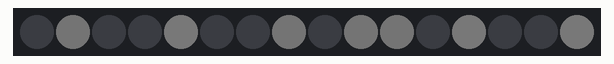
A sketch run on a simulated Arduino Uno, built with avr-gcc and run on an emulated ATmega328P. On the bench: 16 RGB LEDs in strip order, left to right. Dim RGB values are drawn brighter than linear; random numbers use the default seed unless the sketch sets one.

Above: at 1.41 s.
At 10.21 s:
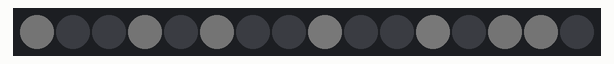
At 14.02 s:
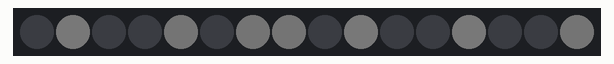
At 18.55 s:
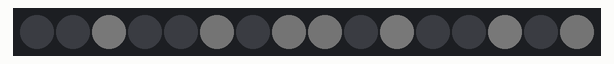
At 26.3 s:
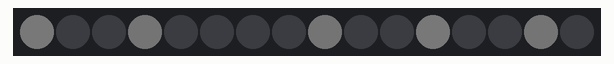
At 39.53 s:
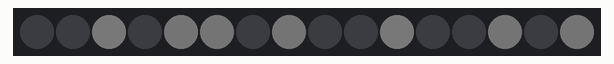

The sketch:

PixeLamp.ino
```cpp
#include "Tlc5940.h"
#include "hsv2rgb.h"

#define NUM_LEDS 10

struct RGB { byte r; byte g; byte b; };

// Candle Mode variables


// the start of the flicker (low)
static int CandFlicker_low_min = 200;
static int CandFlicker_low_max = 240;
// the end value of the flicker (high)
static int CandFlicker_high_min = 230;
static int CandFlicker_high_max = 255;
// delay between each low-high-low cycle
// low->high |flicker_hold| high->low
static int CandFlicker_hold_min = 40; // milliseconds
static int CandFlicker_hold_max = 80; // milliseconds
// delay after each low-high-low cycle
// low->high->low |flicker_pause| low->high...
static int CandFlicker_pause_min = 100; // milliseconds
static int CandFlicker_pause_max = 200;  // milliseconds
// delay low to high and high to low cycle
static int CandFlicker_speed_min = 900; // microseconds
static int CandFlicker_speed_max = 1000; // microseconds


RGB rgb;
int global_dim=16;

void setup(){

	Tlc.init();
}

void loop(){

	randomSeed(millis());

	int wait=random(1,5);
	int dim=random(6,6);
	int max_cycles=8;
	int cycles=random(1,max_cycles+1);

	rainbowCycle(wait,cycles,dim);

}

void setLed(byte num,int red,int green,int blue){

	if(global_dim){
		red=red/global_dim;
		green=green/global_dim;
		blue=blue/global_dim;
	}

	Tlc.set(num*3,red);
	Tlc.set(num*3+1,green);
	Tlc.set(num*3+2,blue);

}

void rainbowCycle(uint8_t wait,byte cycle,byte dim) {

  int cycles, j, k;

  for(cycles=0;cycles<cycle;cycles++){

    byte dir=random(0,2);
    k=255;

    for (j=0; j < 256; j++,k--) {     // cycles of all colors in the wheel

      if(k<0)k=255;

   // Tlc.clear();

      for(int i=0; i<NUM_LEDS; i+=1) {

        Wheel(((i * 256 / NUM_LEDS) + (dir==0?j:k)) % 256,dim);
        setLed(i,rgb.r*16,rgb.g*16,rgb.b*16);


      }
	Tlc.update();
      delay(wait);
    }
  }
}

void LedsCandle2(){
  int CandFlicker_random_low_start = 0;
int CandFlicker_random_low_end = 0;
int CandFlicker_random_high = 0;
int CandFlicker_random_speed_start = 0;
int CandFlicker_random_speed_end = 0;

  int hue = 19;
int sat = 255;
int val;
   // random time for low
  CandFlicker_random_low_start = random(CandFlicker_low_min, CandFlicker_low_max);
  CandFlicker_random_low_end = random(CandFlicker_low_min, CandFlicker_low_max);

  // random time for high
  CandFlicker_random_high = random(CandFlicker_high_min, CandFlicker_high_max);

  // random time for speed
  CandFlicker_random_speed_start = random(CandFlicker_speed_min, CandFlicker_speed_max);
  CandFlicker_random_speed_end = random(CandFlicker_speed_min, CandFlicker_speed_max);

  // low -> high

  for (int i = CandFlicker_random_low_start; i<CandFlicker_random_high; i++) {
    val=i;
       for(int led=0;led<(NUM_TLCS*8/3);led++){ // loop over all LED's
        setLed(led,hue,sat,val);
       	Tlc.update();
      }
    delayMicroseconds(CandFlicker_random_speed_start);
  }

  // hold
  delay(random(CandFlicker_hold_min, CandFlicker_hold_max));

  // high -> low
  for (int i = CandFlicker_random_high; i>=CandFlicker_random_low_end; i--) {
    val=i;
       for(int led=0;led<(NUM_TLCS*8/3);led++){ // loop over all LED's
        setLed(led,hue,sat,val);
      	Tlc.update();
      }
    delayMicroseconds(CandFlicker_random_speed_end);
  }

  // pause
  delay(random(CandFlicker_pause_min, CandFlicker_pause_max));

}


void Wheel(byte WheelPos,byte dim){

  if (WheelPos < 85) {
   rgb.r=0;
   rgb.g=WheelPos * 3/dim;
   rgb.b=(255 - WheelPos * 3)/dim;;
   return;
  }
  else if (WheelPos < 170) {
   WheelPos -= 85;
   rgb.r=WheelPos * 3/dim;
   rgb.g=(255 - WheelPos * 3)/dim;
   rgb.b=0;
   return;
  }
  else {
   WheelPos -= 170;
   rgb.r=(255 - WheelPos * 3)/dim;
   rgb.g=0;
   rgb.b=WheelPos * 3/dim;
   return;
  }
}
```
